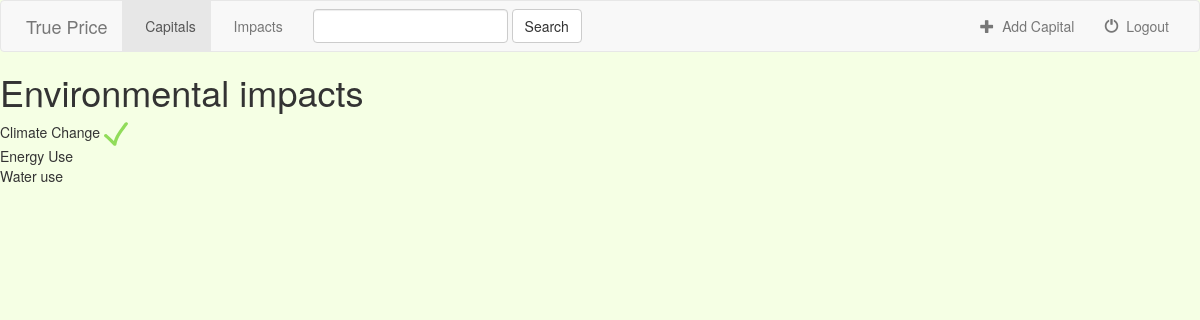
The app's page /co2/1/, older data.
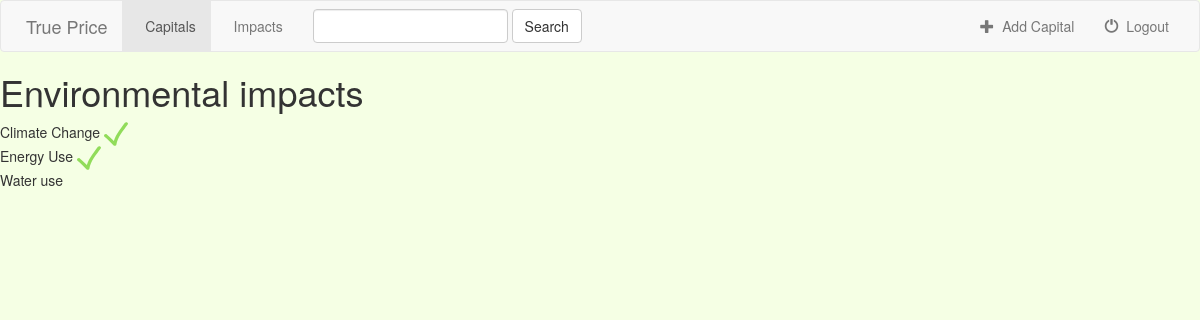
The same page, newer data.
### co2/models.py (models this page shows, shortened)
class Impact(models.Model):
    capital = models.ForeignKey(Capital, on_delete=models.CASCADE)
    footprint = models.CharField(max_length=100)
    impact_title = models.CharField(max_length=200)
    valuation = models.CharField(max_length=100)
    is_favorite = models.BooleanField(default=False)

### co2/views.py (the view)
# urls.py: url(r'^(?P<pk>[0-9]+)/$', views.DetailView.as_view(), name='detail'),
class DetailView(generic.DetailView):
    model = Capital
    template_name = 'co2/detail.html'

### co2/templates/co2/detail.html (shortened to what this page needs)
{% extends 'co2/base.html' %}
{% block body %}
    <h1>{{ capital.capital_title }}</h1>
        {% for impact in capital.impact_set.all %}
           {{  impact.impact_title }}
            {% if impact.is_favorite %}
                <img />
            {% endif %}
            <br>
        {% endfor %}
{% endblock %}

Row changes from the older to the newer data that the page shows:
changed Impact "Energy Use": is_favorite: picture added
